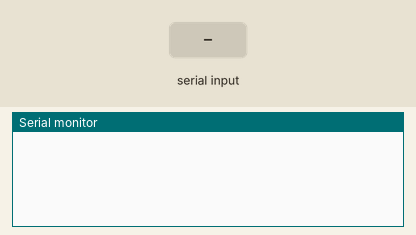
Simulated run of this sketch. Board: Arduino Uno, built with avr-gcc and run on an emulated ATmega328P. Parts: the last lines printed to the serial monitor. The test bench sets the inputs (shaded band).

Above: at 1.2 s.
1.3 s: "1\n" received over Serial
At 1.7 s:
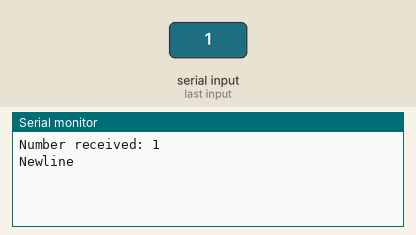
2.8 s: "0\n" received over Serial
At 4.0 s:
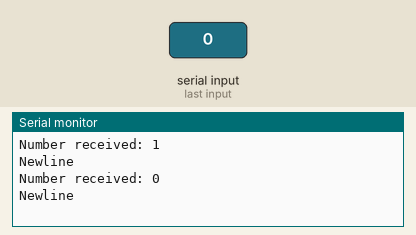

Measured:
- after the input at 1.3 s, the serial monitor: prints a new line at once (image 1)
- after the input at 2.8 s, the serial monitor: prints a new line at once (image 2)

The sketch:

PC__single_char_.ino
```cpp
void setup() {
  Serial.begin(9600);
}

char input = 0;

void loop() {
  if (Serial.available() > 0) {    // is a character available?
    input = Serial.read();       // get the character

    // check if a number was received
    if ((input >= '0') && (input <= '9')) {
      Serial.print("Number received: ");
      Serial.println(input);
    }
    else if (input == '\n') {        // when we press any no and enter (defaults \n comes).
      Serial.println("Newline");
    }
    else {
      Serial.println("Not a number.");
    }
  } // end: if (Serial.available() > 0)
}
```
